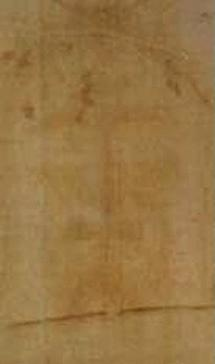
#> input picture findIt.jpg, 215 x 364 px
$ python hw2_2part2.py
#> lines starting #> are read from the running program, lines starting #| are printed output that depends on the picture; after the words box and inside, x2 and y2 are one past the last pixel; in counts of white or black regions, pixels touching at a corner belong together
import matplotlib.pyplot as plt
from skimage import io, color, data, exposure, transform
from pylab import *
import numpy as np
import cv2 as cv
import pandas as pd
from PIL import Image, ImageChops
import PIL

img = io.imread('findIt.jpg')
#> img is the input picture: shape (364, 215, 3); mean R, G, B 151.4, 117.9, 68.4
figure(0)
plt.imshow(img)
img = 255-img
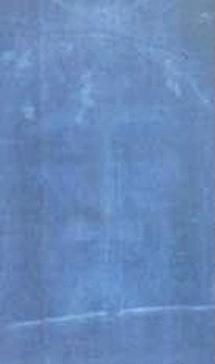
#> img: shape (364, 215, 3); mean R, G, B 103.6, 137.1, 186.6
figure(1)
plt.imshow(img)
img2_rgb2gray = color.rgb2gray(img)
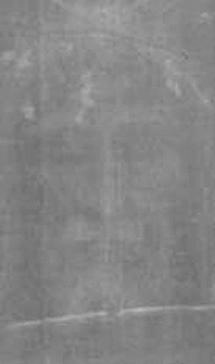
#> img2_rgb2gray: shape (364, 215) float64; min 0.421, max 0.734, mean 0.524
fft_image = np.fft.fftshift(np.fft.fft2(img2_rgb2gray))
plt.figure(num=None, figsize=(8, 6), dpi=80)
figure(2)
plt.imshow(np.log(abs(fft_image)), cmap='gray')  # Displays an image.    <1>

gray = cv.cvtColor(img, cv.COLOR_BGR2GRAY)

# Simple Thresholding
threshold, thresh = cv.threshold(gray, 150, 255, cv.THRESH_BINARY)
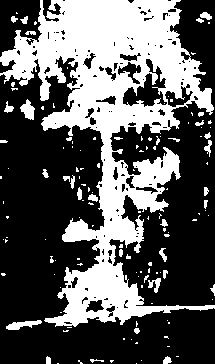
#> thresh: shape (364, 215); 36.1% white; 134 white regions (101 under 20 px), largest, box (x1, y1, x2, y2) and area: (0, 0, 215, 327) 26179, (6, 320, 42, 330) 191, (20, 99, 35, 120) 180
cv.imshow('Simple Thresholded', thresh)
figure(3)
plt.imshow((np.abs(thresh).astype(int)))
# Simple Thresholding Inverse
threshold_inv, thresh_inv = cv.threshold(gray, 150, 255, cv.THRESH_BINARY_INV)
cv.imshow('Simple Thresholded Inverse', thresh_inv)
figure(4)
plt.imshow((np.abs(thresh_inv).astype(int)))
torpak = thresh + thresh_inv
#> torpak: shape (364, 215); every value is 255
figure(5)
plt.imshow((np.abs(torpak).astype(int)))
# [7 lines of commented-out code are left out]

cv.waitKey(0)
plt.show()
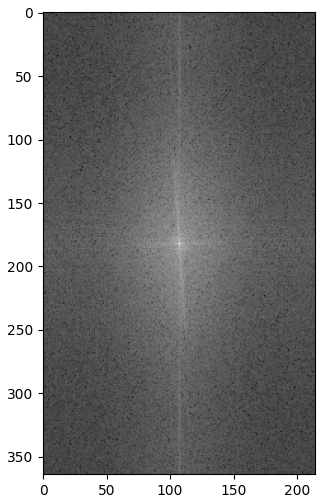
#> figure drawn by matplotlib, 1 panel
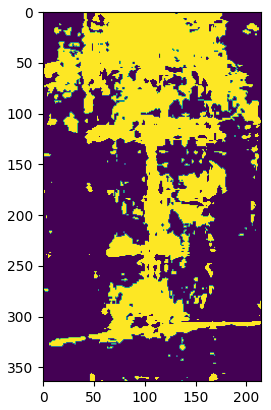
#> figure drawn by matplotlib, 1 panel
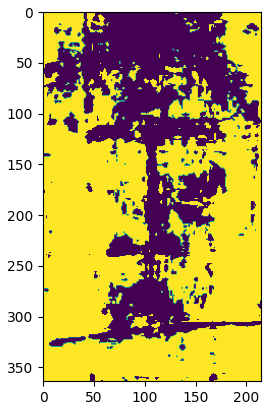
#> figure drawn by matplotlib, 1 panel
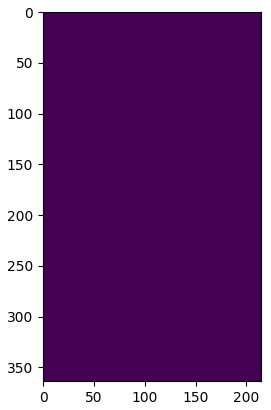
#> figure drawn by matplotlib, 1 panel
